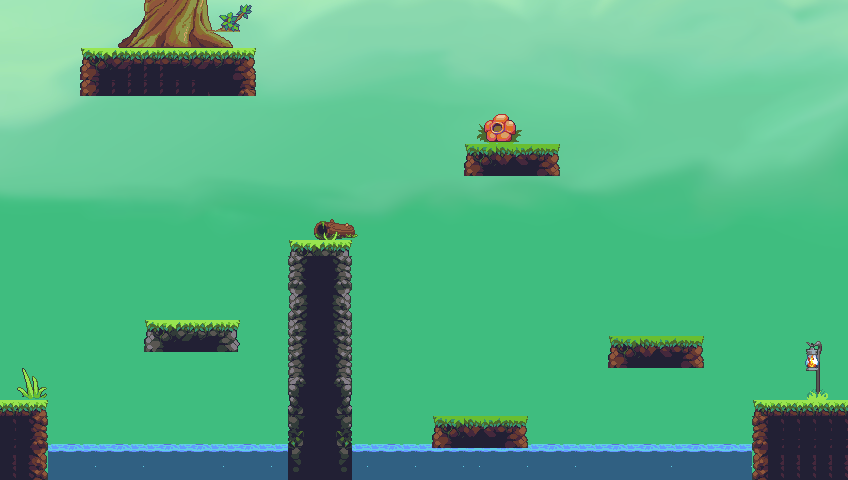

Tiled map render using the project's own tile images. Description and the map definition, with tile-layer contents summarised, below:
An orthogonal 53x30 tile map with 16x16 px tiles, 6 tile layers (collisions, Background, Background 2, Water, ...), 3 tilesets.

<map version="1.4" tiledversion="1.4.3" orientation="orthogonal" renderorder="right-down" width="53" height="30" tilewidth="16" tileheight="16" infinite="0" nextlayerid="7" nextobjectid="1">
 <tileset firstgid="1" source="Background.tsx" />
 <tileset firstgid="31801" source="Jungle_terrain.tsx" />
 <tileset firstgid="33481" source="objects.tsx" />
 <layer id="6" name="collisions" width="53" height="30">
  <data>[1590 cells, 170 non-empty, 2 distinct tile ids]</data>
 </layer>
 <layer id="1" name="Background" width="53" height="30">
  <data>[1590 cells, 1590 non-empty, 1590 distinct tile ids]</data>
 </layer>
 <layer id="2" name="Background 2" width="53" height="30">
  <data>[1590 cells, 24 non-empty, 24 distinct tile ids]</data>
 </layer>
 <layer id="5" name="Water" width="53" height="30">
  <data>[1590 cells, 132 non-empty, 9 distinct tile ids]</data>
 </layer>
 <layer id="3" name="Plateformes" width="53" height="30">
  <data>[1590 cells, 186 non-empty, 108 distinct tile ids]</data>
 </layer>
 <layer id="4" name="Foreground" width="53" height="30">
  <data>[1590 cells, 37 non-empty, 37 distinct tile ids]</data>
 </layer>
</map>
